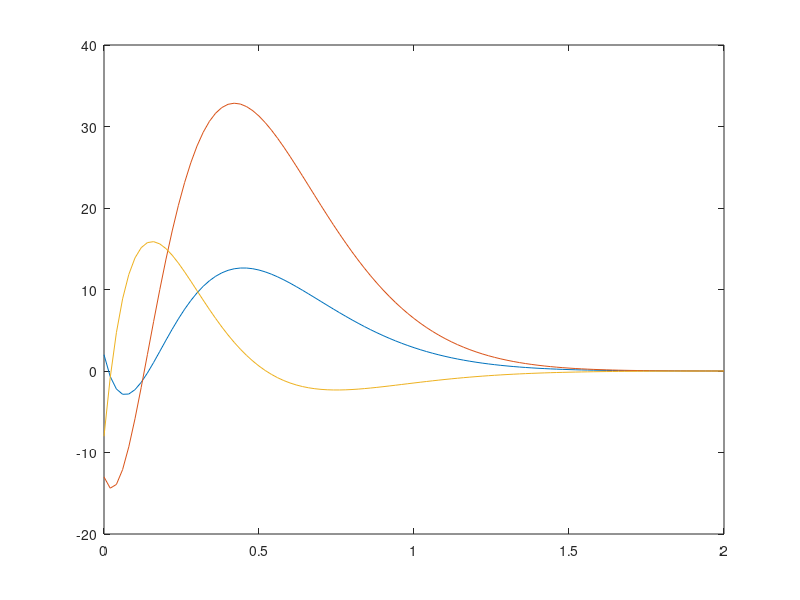

Reproduce this figure in MATLAB. (Note: this script raises an error after producing the figure.)
A = [1 -2 1; 1  1 3; -1  4 0];
B = [1; -1; 0];
C = [1 0 2];
D = 0;
% Define State Space Equation System
sys = ss(A, B, C, D);
eigenvals = eig(A);
char_poly = poly(eigenvals);
% Compute State Feedback Gain K w/o 'place Funtion
C = [B A*B A*A*B];
C_bar = [1 -2 -8; 0 1 -2; 0 0 1];
P = inv(C*C_bar);
K_bar = [17 92 169];
K = K_bar*P;
% Compute State Feedback Gain K w 'place Funtion
desired_poles=[-5 -5+3i -5-3i];
K_placed = place(A, B, desired_poles);

display_ = true;
if display_
    disp("Computed By 'place' function: ")
    disp(K_placed);
    disp("Computed without 'place' function: ")
    disp(K);
end
responce_ = true;
if responce_
    A_ = A-B*K;
    x0 = [1; 1; 1];
    sys_ = ss(A_, B, C, D);
    [y,t] = initial(sys_, x0);
    plot(t,y)

    % sys_ = ss(A_, B, C, D);
    % step(sys_);
end

% Open-Loop Observer

desired_poles = [-1 -2 -3];
L = place(A', C', desired_poles)';

x0 = [0;0;0];
x_hat0 = [1;1;1];

% Set simulation parameters
t = 0:0.01:10;          % Time vector
u = zeros(size(t));    % Input vector (zero input)
x = zeros(3, length(t));       % Actual state vector
x_hat = zeros(3, length(t));   % Estimated state vector

% Simulate the closed-loop system
for i = 1:length(t)
    if i == 1
        x(:, i) = x0;    % Set initial state of the real system
        x_hat(:, i) = x_hat0;  % Set initial state of the observer
    else
        x(:, i) = A*x(:, i-1) + B*u(i-1);   % Update the actual state
        x_hat(:, i) = (A - L*C)*x_hat(:, i-1) + B*u(i-1) + L*C*x(:, i-1);   % Update the estimated state
    end
end



% Plot the response
figure;
subplot(3, 1, 1);
plot(t, x(1, :), 'r', 'LineWidth', 2);   % Plot the actual state 1
hold on;
plot(t, x_hat(1, :), '--r', 'LineWidth', 2);   % Plot the estimated state 1
hold on;
legend('Actual State 1', 'Estimated State 1');
subplot(3, 1, 2);
plot(t, x(2, :), 'b', 'LineWidth', 2);   % Plot the actual state 2
hold on;
plot(t, x_hat(2, :), '--b', 'LineWidth', 2);   % Plot the estimated state 2
hold on;
legend('Actual State 1', 'Estimated State 1');
subplot(3, 1, 3);
plot(t, x(2, :), 'b', 'LineWidth', 3);   % Plot the actual state 2
hold on;
plot(t, x_hat(2, :), '--b', 'LineWidth', 3);   % Plot the estimated state 2
hold on;
legend('Actual State 1', 'Estimated State 1');
xlabel('Time');
ylabel('State Value');
title('Closed-Loop Observer Response');

